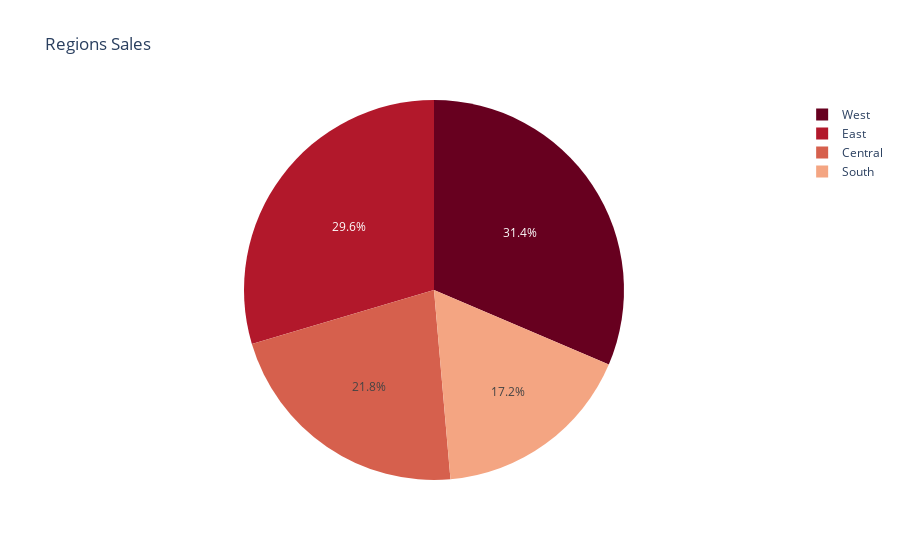

The notebook cell saved with this chart:
### Code cell
regions= df.groupby("Region").sum().sort_values("Sales",ascending=False)
regions= regions[['Sales']].round(2)
regions.reset_index(inplace=True)

fig=px.pie(regions,names='Region',values='Sales',title="Regions Sales",color_discrete_sequence=px.colors.sequential.RdBu)
fig.show()

### Figure 1 — Plotly figure (JSON) as saved in the notebook; plotly's stock layout.template omitted (floating-point values rounded to 4 significant figures)
{"data": [{"domain": {"x": [0, 1], "y": [0, 1]}, "hovertemplate": "Region=%{label}<br>Sales=%{value}<extra></extra>", "labels": ["West", "East", "Central", "South"], "legendgroup": "", "name": "", "showlegend": true, "type": "pie", "values": [710200.0, 669200.0, 492600.0, 389200.0]}], "layout": {"legend": {"tracegroupgap": 0}, "piecolorway": ["rgb(103,0,31)", "rgb(178,24,43)", "rgb(214,96,77)", "rgb(244,165,130)", "rgb(253,219,199)", "rgb(247,247,247)", "rgb(209,229,240)", "rgb(146,197,222)", "rgb(67,147,195)", "rgb(33,102,172)", "rgb(5,48,97)"], "title": {"text": "Regions Sales"}}}
